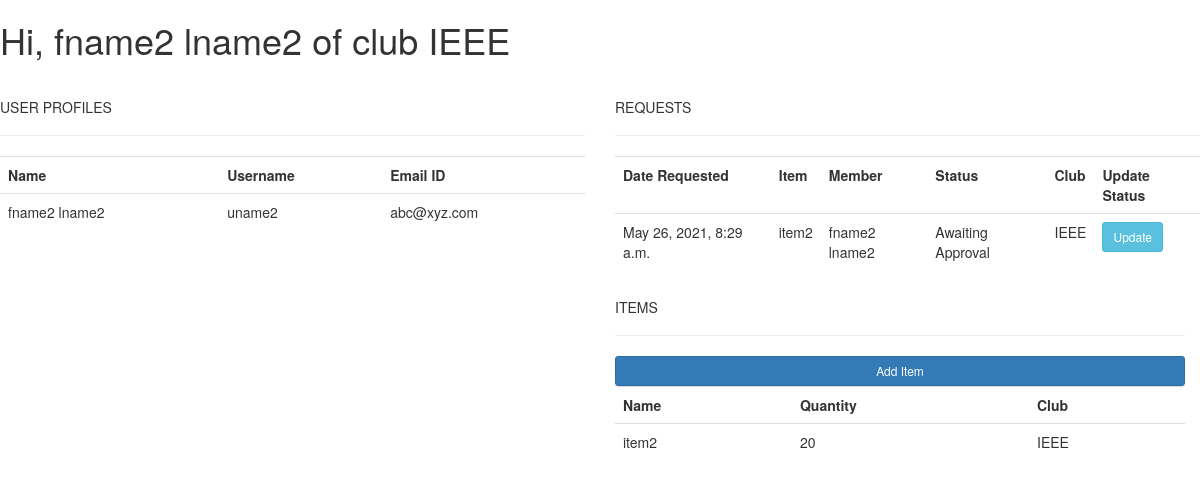
Before: /convenordb (signed in) with the older database file.
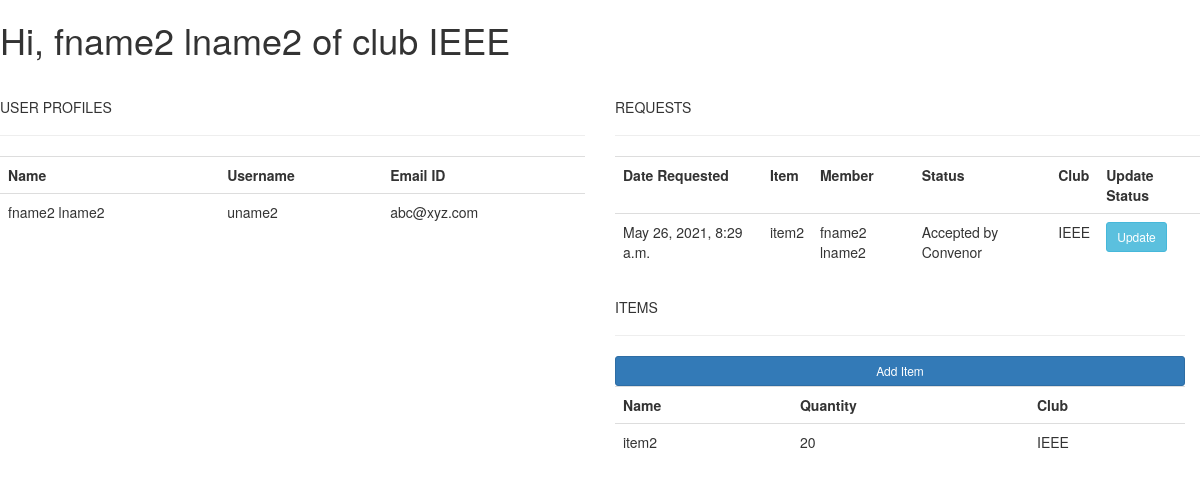
After: the same page with the newer database file.
### users/models.py (models this page shows, shortened)
class Request(models.Model):
	STATUS = (
				('Awaiting Approval', 'Awaiting Approval'),
				('Accepted by Convenor', 'Accepted by Convenor'),
				('Rejected by Convenor', 'Rejected by Convenor'),
			 )
	status = models.CharField(max_length=200, null=True, choices=STATUS)
	comment = models.CharField(max_length=200, null=True)
	member = models.ForeignKey(UserProfile, null=True, on_delete=models.CASCADE, related_name = 'requests_of_user')
	item = models.ForeignKey(Item, null=True, on_delete=models.CASCADE)
	timestamp_placed = models.DateTimeField(auto_now_add=True, null=True)
	def __str__(self):
		return self.status

class Item(models.Model):
	name = models.CharField(max_length=200, null=True)
	quantity = models.IntegerField()
	club =  models.ForeignKey(Club, null=True, on_delete=models.CASCADE, related_name = 'items_of_club')

class UserProfile(models.Model):
	user = models.OneToOneField(User, on_delete=models.CASCADE, related_name = 'userprofile', null=True, default=None)
	name = models.CharField(max_length=200, null=True)
	club =  models.ForeignKey(Club, null=True, on_delete= models.SET_NULL, related_name = 'user_club')
	def __str__(self):
		return self.name

class Club(models.Model):
	name = models.CharField(max_length=200, null=True)
	def __str__(self):
		return self.name

### users/views.py (the view)
# urls.py: path(r'convenordb',views.convenor_db,name='convenor_db'),
def convenor_db(request):
	print(request.user.username)
	userobj = request.user
	memberProfile = UserProfile.objects.get(user = userobj)
	clubProfile = memberProfile.club
	print(memberProfile)
	reqs = Request.objects.filter(item__club = clubProfile)
	items = clubProfile.items_of_club.all
	users = UserProfile.objects.filter(club=clubProfile)
	context = {'memberProfile':memberProfile, 'reqs':reqs, 'items':items, 'users':users}
	print(context)
	return render(request, 'users/convenor_dashboard.html', context)

### users/templates/users/convenor_dashboard.html
{%  extends 'users/base.html' %}
{% block body_block %}
<h1> Hi, {{memberProfile}} of club {{memberProfile.club}}</h1>
<br>
<div class="row">
<div class="col-md-6">
    <h5>USER PROFILES</h5>
    <hr>
    <div class="card card-body">
        <table class="table table-sm">
            <tr>
                <th>Name</th>
                <th>Username</th>
                <th>Email ID</th>
            </tr>
            {% for person in users %}
                <tr>
                    <td>{{person.name}}</td>
                    <td>{{person.user.username}}</td>
                    <td>{{person.user.email}}</td>
                </tr>
            {% endfor %}
        </table>
    </div>
</div>
	<div class="col-md-6">
		<h5>REQUESTS</h5>
		<hr>
		<div class="card card-body">
			<table class="table table-sm">
				<tr>
					<th>Date Requested</th>
					<th>Item</th>
					<th>Member</th>
                    <th>Status</th>
                    <th>Club</th>
					<th>Update Status</th>
				</tr>
				{% for req in reqs %}
					<tr>
                        <td>{{req.timestamp_placed}}</td>
						<td>{{req.item.name}}</td>
						<td>{{req.member.name}}</td>
						<td>{{req.status}}</td>
                        <td>{{req.member.club}}</td>
						<td><a class="btn btn-sm btn-info" href="{% url 'update_request' req.id %}">Update</a></td>
					</tr>
				{% endfor %}
			</table>
		</div>
	</div>
</div>
<div class="row">
	<div class="col-md-6" style="position: absolute; right: 0px;">
		<h5>ITEMS</h5>
		<hr>
		<div class="card card-body">
            <a class="btn btn-primary  btn-sm btn-block" href="{% url 'create_item' memberProfile.club_id %}">Add Item</a>
			<table class="table table-sm">
				<tr>
					<th>Name</th>
					<th>Quantity</th>
                    <th>Club</th>
				</tr>
				{% for item in items %}
					<tr>
						<td>{{item.name}}</td>
						<td>{{item.quantity}}</td>
						<td>{{item.club}}</td>
					</tr>
				{% endfor %}
			</table>
		</div>
	</div>
</div>
{% endblock %}

Changed rows visible on the page:
changed Request "item2": status "Awaiting Approval" → "Accepted by Convenor"
